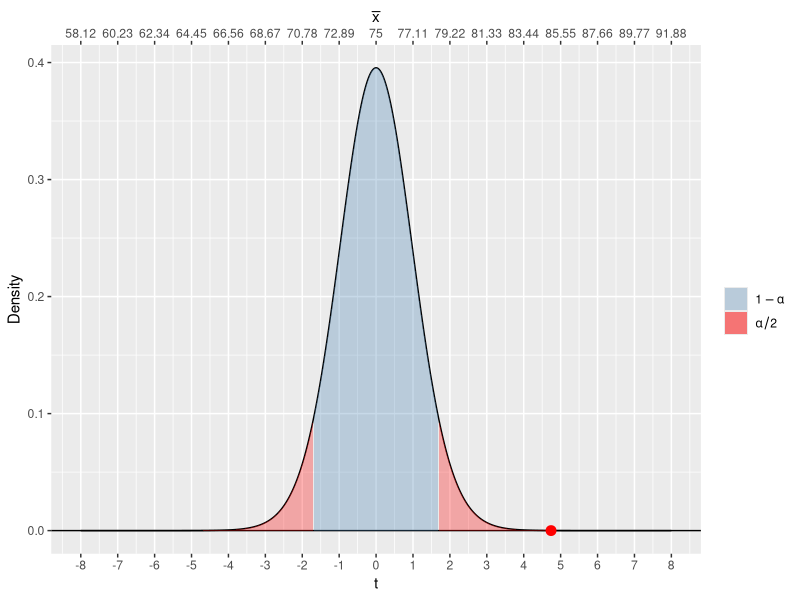
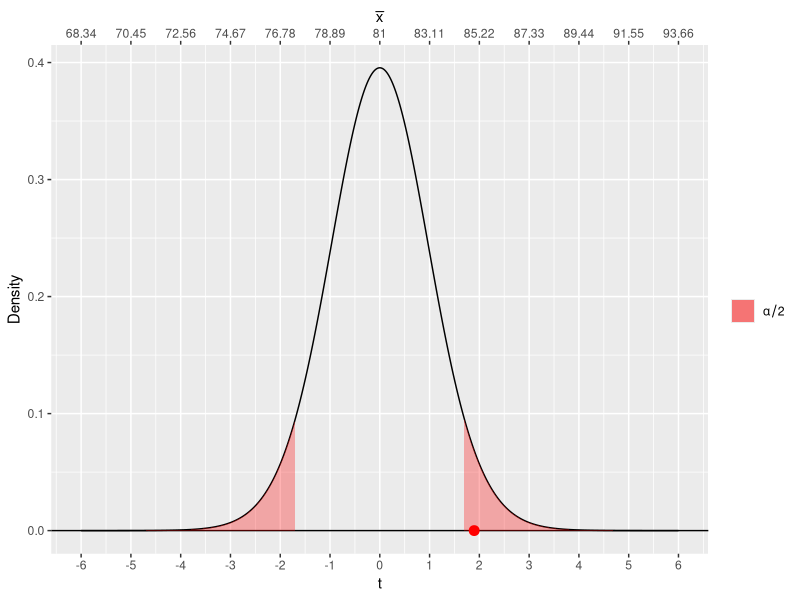
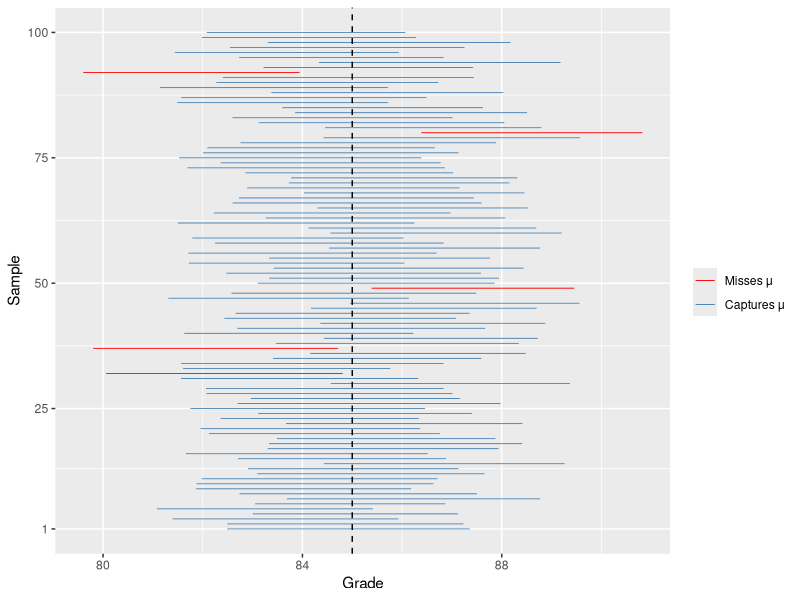

Write the R code that produced these figures, in order.
## ---- chunk 1
#| include: false
library(tidyverse)
library(palmerpenguins)
## ---- chunk 2
#| include: false
set.seed(7272)
repeat {
    Grade <- sample(60:100, 30, replace = TRUE)
    if (mean(Grade)== 85){
        break
    }
}
## ---- chunk 3
#| include: false
set.seed(7272)

mu0 <- 75
x.bar <- mean(Grade)
s <- sd(Grade)
n <- 30
t.stat <- (x.bar - mu0)/(s/sqrt(n))
alpha <- 0.05
t.critical <- qt(1-alpha, df=n-1)

ggdat <- tibble(t = seq(-8, 8, length.out=1000)) |>
    mutate(pdf.h0 = dt(t, df=n-1))

t.breaks <- seq(-8, 8, 1)
xbar.breaks <- round(t.breaks * (s/sqrt(n)) + mu0, 2)
ts <- rep(NA, 1000)

for (i in 1:1000){
    curr.sample <- sample(Grade, size=n, replace=T) 
    ts[i] <- (mean(curr.sample) - mu0)/(s/sqrt(n))
}
## ---- chunk 4
#| label: fig-ttest
#| echo: false
#| fig-cap: "Distribution of t-statistic under $\\mu_0 = 75$"
#| fig-width: 8
#| fig-height: 5
#| scale: "80%"
#| fig-align: "center"
#| size: scriptsize

ggplot(ggdat) +
    geom_line(aes(x=t, y=pdf.h0))+ 
    geom_hline(yintercept=0)+
    geom_ribbon(data=ggdat |> 
        filter(t >= -t.critical & t <= t.critical),
        aes(x=t, ymin=0, ymax=pdf.h0, 
        fill="1-alpha"), alpha=0.3) +
    geom_ribbon(data=ggdat |> filter(t >= t.critical),
                aes(x=t, ymin=0, ymax= pdf.h0, fill="rejection"), alpha=0.3) +
    geom_ribbon(data=ggdat |> filter(t <= -t.critical),
                aes(x=t, ymin=0, ymax= pdf.h0, fill="rejection"), alpha=0.3) +
    geom_point(data=tibble(x=t.stat, y=0),
                aes(x=x, y=y), color="red", size=3)+
    scale_x_continuous("t", breaks=t.breaks,
                        sec.axis = sec_axis(~., bquote (bar(x)),breaks=t.breaks, 
                        labels=xbar.breaks))+
    scale_fill_manual(
        values = c("rejection" = "red", "1-alpha" = "steelblue"),
        labels = c("rejection" = expression(alpha/2), 
                    "1-alpha" = expression(1 - alpha))
    )+
    labs(y = "Density", fill="")
## ---- chunk 5
#| include: false
set.seed(7272)

mu0 <- 81
x.bar <- mean(Grade)
s <- sd(Grade)
n <- 30
t.stat <- (x.bar - mu0)/(s/sqrt(n))
alpha <- 0.05
t.critical <- qt(1-alpha, df=n-1)

ggdat <- tibble(t = seq(-6, 6, length.out=1000)) |>
    mutate(pdf.h0 = dt(t, df=n-1))

t.breaks <- seq(-6, 6, 1)
xbar.breaks <- round(t.breaks * (s/sqrt(n)) + mu0, 2)
ts <- rep(NA, 1000)

for (i in 1:1000){
    curr.sample <- sample(Grade, size=n, replace=T) 
    ts[i] <- (mean(curr.sample) - mu0)/(s/sqrt(n))
}
## ---- chunk 6
#| label: fig-ttest1
#| echo: false
#| fig-cap: "Distribution of t-statistic under $\\mu_0 = 81$"
#| fig-width: 8
#| fig-height: 5
#| scale: "80%"
#| fig-align: "center"
#| size: scriptsize

ggplot(ggdat) +
    geom_line(aes(x=t, y=pdf.h0))+ 
    geom_hline(yintercept=0)+
    geom_ribbon(data=ggdat |> filter(t >= t.critical),
                aes(x=t, ymin=0, ymax= pdf.h0, fill="rejection"), alpha=0.3) +
    geom_ribbon(data=ggdat |> filter(t <= -t.critical),
                aes(x=t, ymin=0, ymax= pdf.h0, fill="rejection"), alpha=0.3) +
    geom_point(data=tibble(x=t.stat, y=0),
                aes(x=x, y=y), color="red", size=3)+
    scale_x_continuous("t", breaks=t.breaks,
                        sec.axis = sec_axis(~., bquote (bar(x)),breaks=t.breaks, 
                        labels=xbar.breaks))+
    scale_fill_manual(
        values = c("rejection" = "red"),labels = c("rejection" = expression(alpha/2))
)+
    labs(y = "Density", fill="")
## ---- chunk 7
#| include: false
set.seed(7272)

n = 100
mu = 85
sigma = sd(Grade)
ci_lb  <- rep(NA, 100)
ci_ub <- rep(NA, 100)
result <- rep (NA, 100)

for (i in 1:100){
    curr.dat <- rnorm(n, mean = mu, sd = sigma)
    ci = t.test(curr.dat)$conf.int
    result[i] <- (ci[1]<= mu) & (mu <= ci[2])
    ci_lb[i]  <- ci[1]
    ci_ub[i] <- ci[2]
}

ci_dat <- tibble(sim = 1:100,
                 ci_lb = ci_lb,
                 ci_ub = ci_ub,
                 captures = result)
## ---- chunk 8
#| label: fig-ci
#| echo: false
#| fig-cap: "100 simulated 95% CIs drawn from a normal distribution with $\\mu = 85$"
#| fig-width: 8
#| fig-height: 5
#| scale: "80%"
#| fig-align: "center"
#| size: scriptsize

# i used claude to help with this visualization
ggplot(ci_dat, aes(y = sim)) +
    geom_segment(aes(x = ci_lb, xend = ci_ub,
                     y = sim, yend = sim,
                     color = captures),
                 linewidth = 0.3) +
    geom_vline(xintercept = mu, linetype = "dashed", linewidth = 0.5) +
    scale_color_manual(
        values = c("TRUE" = "steelblue", "FALSE" = "red"),
        labels = c("TRUE" = "Captures \u03bc", "FALSE" = "Misses \u03bc")
    ) +
    scale_y_continuous(breaks = c(1, 25, 50, 75, 100)) +
    labs(x = "Grade", y = "Sample", color = "")
